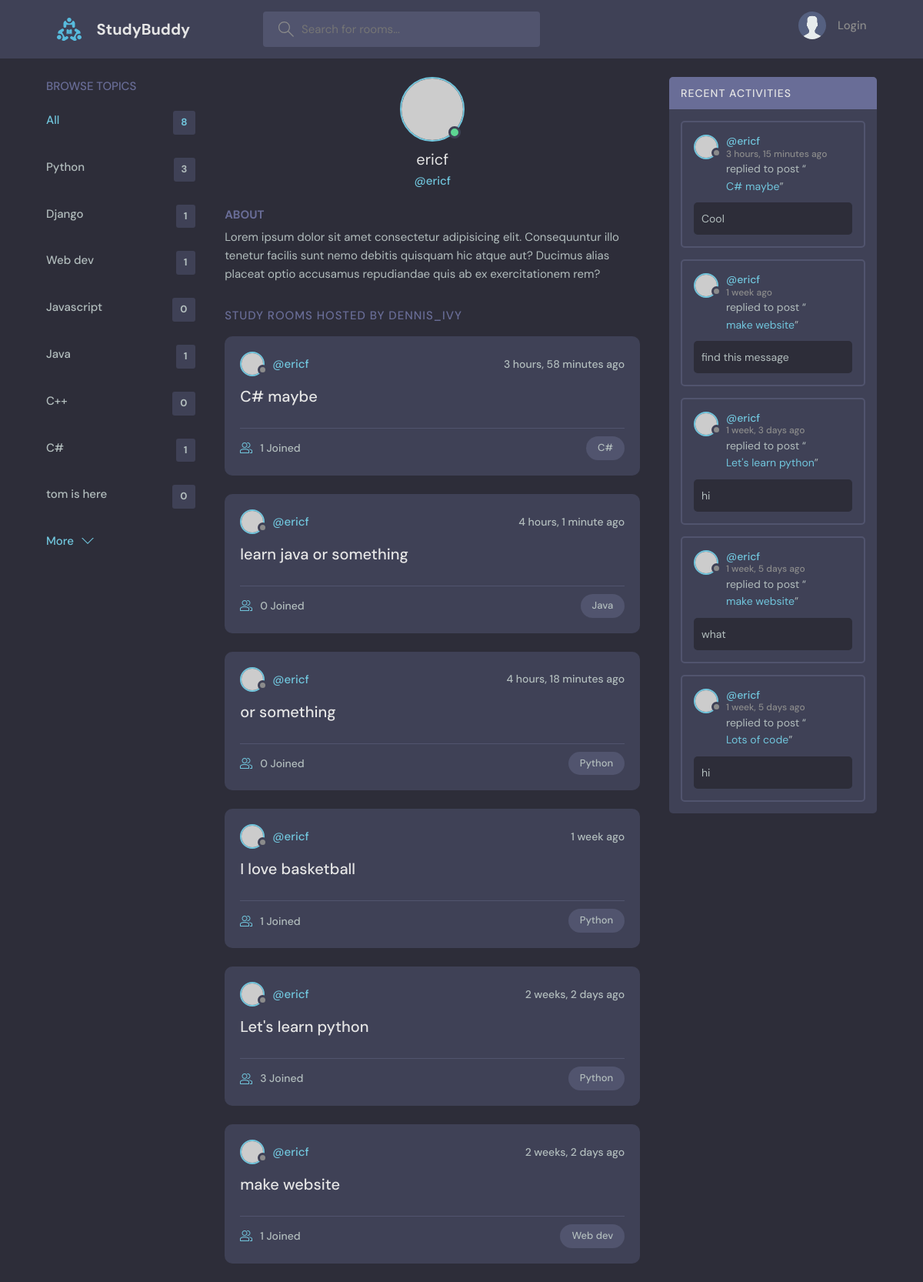
The app's page /profile/1 with its own data.
### base/models.py (models this page shows, shortened)
class Topic(models.Model):
    name = models.CharField(max_length=200)

class Room(models.Model):
    host = models.ForeignKey(User, on_delete=models.SET_NULL, null=True)
    topic = models.ForeignKey(Topic, on_delete=models.SET_NULL, null=True)
    name = models.CharField(max_length=200)
    description = models.TextField(null=True, blank=True)
    participants = models.ManyToManyField(User, related_name='participants', blank=True)
    updated = models.DateTimeField(auto_now=True)
    created = models.DateTimeField(auto_now_add=True)
    class Meta: #order by descending date, newest first
        ordering = ['-updated', '-created']
    def __str__(self):
        return self.name

class Message(models.Model):
    user = models.ForeignKey(User, on_delete=models.CASCADE)
    room = models.ForeignKey(Room, on_delete=models.CASCADE)
    body = models.TextField()
    updated = models.DateTimeField(auto_now=True)
    created = models.DateTimeField(auto_now_add=True)
    class Meta: #order by descending date, newest first
        ordering = ['-updated', '-created']

### base/views.py (the view)
# urls.py: path('profile/<str:pk>', views.userProfile, name="user-profile"),
def userProfile(request, pk):
    user = User.objects.get(id=pk)
    rooms = user.room_set.all()
    room_messages = user.message_set.all()
    topics = Topic.objects.all()
    context = {'user':user,'rooms':rooms,
        'room_messages':room_messages, 'topics':topics}
    return render(request, 'base/profile.html', context)

### base/templates/base/profile.html (shortened to what this page needs)
{% extends 'main.html' %}
{% block content %}
  <main class="profile-page layout layout--3">
    <div class="container">
      {% include 'base/topics_component.html' %}
      <div class="roomList">
        <div class="profile">
          <div class="profile__avatar">
            <div class="avatar avatar--large active">
              <img src="https://randomuser.me/api/portraits/men/11.jpg" />
            </div>
          </div>
          <div class="profile__info">
            <h3>{{user.username}}</h3>
            <p>@{{user.username}}</p>
          </div>
          <div class="profile__about">
            <h3>About</h3>
            <p>
              Lorem ipsum dolor sit amet consectetur adipisicing elit. Consequuntur illo tenetur
              facilis sunt nemo debitis quisquam hic atque aut? Ducimus alias placeat optio
              accusamus repudiandae quis ab ex exercitationem rem?
            </p>
          </div>
        </div>
        <div class="roomList__header">
          <div>
            <h2>Study Rooms Hosted by dennis_ivy</a>
            </h2>
          </div>
        </div>
        {% include 'base/feed_component.html' %}
      </div>
      {% include 'base/activity_component.html' %}
    </div>
  </main>
{% endblock content%}

### base/templates/base/topics_component.html
<div class="topics">
    <div class="topics__header">
      <h2>Browse Topics</h2>
    </div>
    <ul class="topics__list">
      <li>
        <a href="{% url 'home' %}" class="active">All <span>{{topics.count}}</span></a>
      </li>
      {% for topic in topics %}
      <li>
        <a href="{% url 'home' %}?q={{topic.name}}">{{topic.name}} <span>{{topic.room_set.all.count}}</span></a>
      </li>
      {% endfor %}
    </ul>
    <a class="btn btn--link" href="{% url 'topics' %}">
      More
      <svg version="1.1" xmlns="http://www.w3.org/2000/svg" width="32" height="32" viewBox="0 0 32 32">
        <title>chevron-down</title>
        <path d="M16 21l-13-13h-3l16 16 16-16h-3l-13 13z"></path>
      </svg>
    </a>
  </div>

### base/templates/base/feed_component.html (shortened to what this page needs)
{% for room in rooms %}
<div class="roomListRoom">
    <div class="roomListRoom__header">
      <a href="{% url 'user-profile' room.host.id %}" class="roomListRoom__author">
        <div class="avatar avatar--small">
          <img src="https://randomuser.me/api/portraits/women/11.jpg" />
        </div>
        <span>@{{room.host.username}}</span>
      </a>
      <div class="roomListRoom__actions">
        <span>{{room.created|timesince}} ago</span>
      </div>
    </div>
    <div class="roomListRoom__content">
      <a href="{% url 'room' room.id %}">{{room.name}}</a>
    </div>
    <div class="roomListRoom__meta">
      <a href="{% url 'room' room.id %}l" class="roomListRoom__joined">
        {{room.participants.all.count}} Joined
      </a>
      <p class="roomListRoom__topic">{{room.topic.name}}</p>
    </div>
  </div>
  {% endfor %}

### base/templates/base/activity_component.html (shortened to what this page needs)
<div class="activities">
    <div class="activities__header">
      <h2>Recent Activities</h2>
    </div>
    {% for message in room_messages %}
    <div class="activities__box">
      <div class="activities__boxHeader roomListRoom__header">
        <a href="{% url 'user-profile' message.user.id %}" class="roomListRoom__author">
          <div class="avatar avatar--small">
            <img src="https://randomuser.me/api/portraits/women/11.jpg" />
          </div>
          <p>
            @{{message.user}}
            <span>{{message.created|timesince}} ago</span>
          </p>
        </a>
      </div>
      <div class="activities__boxContent">
        <p>replied to post “<a href="{% url 'room' message.room.id %}">{{message.room}}</a>”</p>
        <div class="activities__boxRoomContent">
          {{message.body}}
        </div>
      </div>
    </div>
    {% endfor %}
  </div>

### records on screen
Topic: name "Python", room_set.all.count "3"
Topic: name "Django", room_set.all.count "1"
Topic: name "Web dev", room_set.all.count "1"
Topic: name "Javascript", room_set.all.count "0"
Topic: name "Java", room_set.all.count "1"
Topic: name "C++", room_set.all.count "0"
Topic: name "C#", room_set.all.count "1"
Topic: name "tom is here", room_set.all.count "0"
Room: host.username "ericf", created "3 hours, 58 minutes", name "C# maybe", participants.all.count "1", topic.name "C#"
Room: host.username "ericf", created "4 hours, 1 minute", name "learn java or something", participants.all.count "0", topic.name "Java"
Room: host.username "ericf", created "4 hours, 18 minutes", name "or something", participants.all.count "0", topic.name "Python"
Room: host.username "ericf", created "1 week", name "I love basketball", participants.all.count "1", topic.name "Python"
Room: host.username "ericf", created "2 weeks, 2 days", name "Let's learn python", participants.all.count "3", topic.name "Python"
Room: host.username "ericf", created "2 weeks, 2 days", name "make website", participants.all.count "1", topic.name "Web dev"
Message: user "ericf", created "3 hours, 15 minutes", room "C# maybe", body "Cool"
Message: user "ericf", created "1 week", room "make website", body "find this message"
Message: user "ericf", created "1 week, 3 days", room "Let's learn python", body "hi"
Message: user "ericf", created "1 week, 5 days", room "make website", body "what"
Message: user "ericf", created "1 week, 5 days", room "Lots of code", body "hi"

### other values on screen
{{ topics.count }} "8"
{{ user.username }} "ericf"
